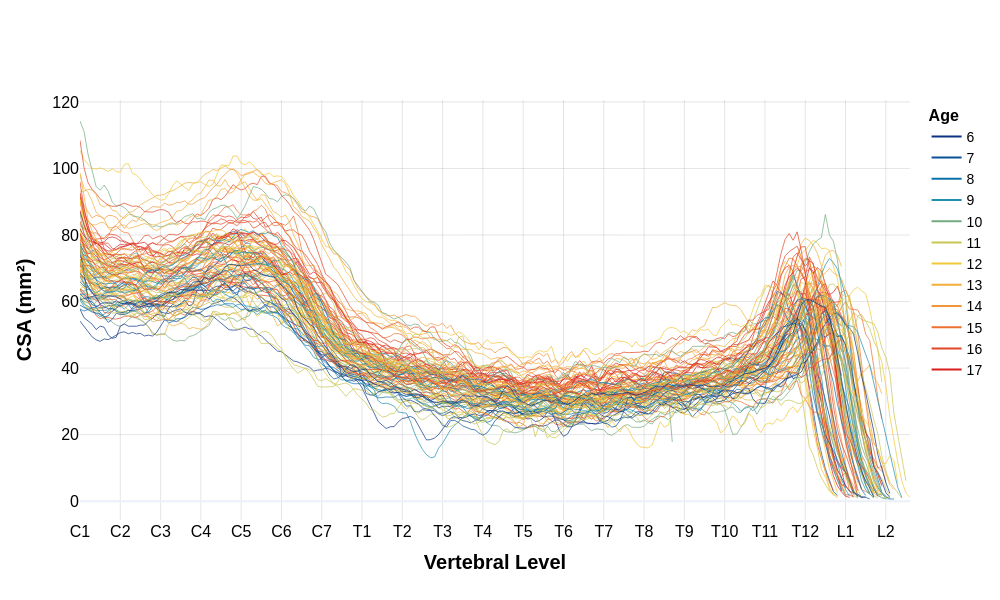
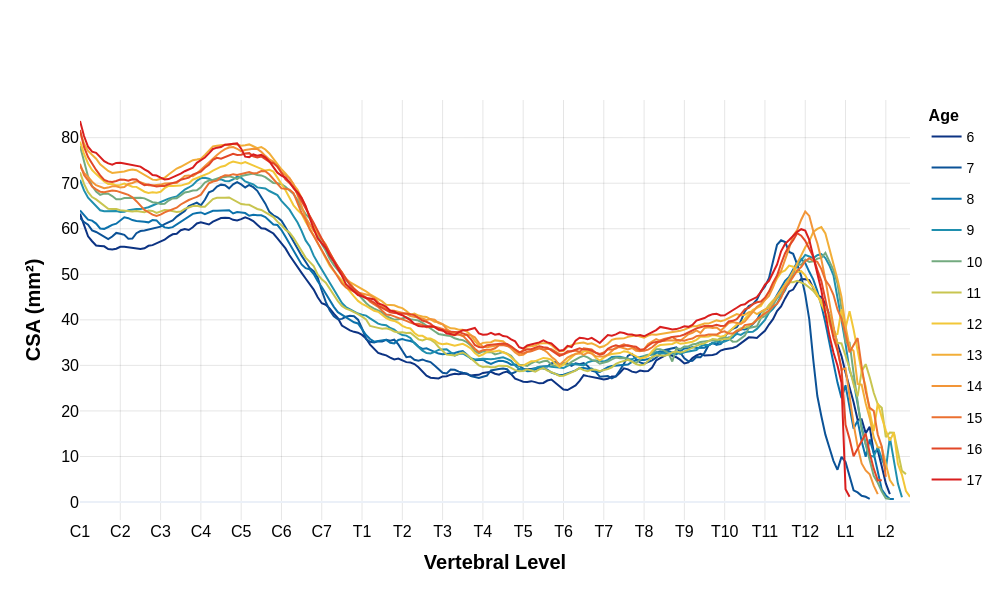

Here is the notebook cell these charts were saved with, in order:
### Markdown cell above
##### 3.1.1 All participants

### Code cell
plot_morphometrics(interpolated_morphometrics_df, 'CSA','CSA (mm²)')
plot_average_morphometrics(interpolated_morphometrics_df, 'CSA','CSA (mm²)')

### Figure 1 — Plotly figure (JSON) as saved in the notebook; plotly's stock layout.template omitted (floating-point values rounded to 4 significant figures; data arrays with more than 128 entries replaced by an {"elided": "..."} marker saying what was removed)
{"data": [{"legendgroup": "17", "line": {"color": "rgb(217, 30, 30)", "width": 1}, "mode": "lines", "name": "17", "opacity": 0.7, "showlegend": false, "type": "scatter", "x": {"elided": "191 float values"}, "y": {"elided": "191 float values"}}, {"legendgroup": "15", "line": {"color": "rgb(235, 112, 49)", "width": 1}, "mode": "lines", "name": "15", "opacity": 0.7, "showlegend": false, "type": "scatter", "x": {"elided": "200 float values"}, "y": {"elided": "200 float values"}}, {"legendgroup": "15", "line": {"color": "rgb(235, 112, 49)", "width": 1}, "mode": "lines", "name": "15", "opacity": 0.7, "showlegend": false, "type": "scatter", "x": {"elided": "197 float values"}, "y": {"elided": "197 float values"}}, {"legendgroup": "16", "line": {"color": "rgb(226, 71, 39)", "width": 1}, "mode": "lines", "name": "16", "opacity": 0.7, "showlegend": false, "type": "scatter", "x": {"elided": "193 float values"}, "y": {"elided": "193 float values"}}, {"legendgroup": "13", "line": {"color": "rgb(242, 174, 56)", "width": 1}, "mode": "lines", "name": "13", "opacity": 0.7, "showlegend": false, "type": "scatter", "x": {"elided": "200 float values"}, "y": {"elided": "200 float values"}}, {"legendgroup": "14", "line": {"color": "rgb(242, 149, 56)", "width": 1}, "mode": "lines", "name": "14", "opacity": 0.7, "showlegend": false, "type": "scatter", "x": {"elided": "195 float values"}, "y": {"elided": "195 float values"}}, {"legendgroup": "14", "line": {"color": "rgb(242, 149, 56)", "width": 1}, "mode": "lines", "name": "14", "opacity": 0.7, "showlegend": false, "type": "scatter", "x": {"elided": "199 float values"}, "y": {"elided": "199 float values"}}, {"legendgroup": "17", "line": {"color": "rgb(217, 30, 30)", "width": 1}, "mode": "lines", "name": "17", "opacity": 0.7, "showlegend": false, "type": "scatter", "x": {"elided": "190 float values"}, "y": {"elided": "190 float values"}}, {"legendgroup": "14", "line": {"color": "rgb(242, 149, 56)", "width": 1}, "mode": "lines", "name": "14", "opacity": 0.7, "showlegend": false, "type": "scatter", "x": {"elided": "190 float values"}, "y": {"elided": "190 float values"}}, {"legendgroup": "14", "line": {"color": "rgb(242, 149, 56)", "width": 1}, "mode": "lines", "name": "14", "opacity": 0.7, "showlegend": false, "type": "scatter", "x": {"elided": "199 float values"}, "y": {"elided": "199 float values"}}, {"legendgroup": "13", "line": {"color": "rgb(242, 174, 56)", "width": 1}, "mode": "lines", "name": "13", "opacity": 0.7, "showlegend": false, "type": "scatter", "x": {"elided": "190 float values"}, "y": {"elided": "190 float values"}}, {"legendgroup": "15", "line": {"color": "rgb(235, 112, 49)", "width": 1}, "mode": "lines", "name": "15", "opacity": 0.7, "showlegend": false, "type": "scatter", "x": {"elided": "190 float values"}, "y": {"elided": "190 float values"}}, {"legendgroup": "12", "line": {"color": "rgb(242, 199, 56)", "width": 1}, "mode": "lines", "name": "12", "opacity": 0.7, "showlegend": false, "type": "scatter", "x": {"elided": "190 float values"}, "y": {"elided": "190 float values"}}, {"legendgroup": "9", "line": {"color": "rgb(31, 143, 174)", "width": 1}, "mode": "lines", "name": "9", "opacity": 0.7, "showlegend": false, "type": "scatter", "x": {"elided": "197 float values"}, "y": {"elided": "197 float values"}}, {"legendgroup": "16", "line": {"color": "rgb(226, 71, 39)", "width": 1}, "mode": "lines", "name": "16", "opacity": 0.7, "showlegend": false, "type": "scatter", "x": {"elided": "190 float values"}, "y": {"elided": "190 float values"}}, {"legendgroup": "17", "line": {"color": "rgb(217, 30, 30)", "width": 1}, "mode": "lines", "name": "17", "opacity": 0.7, "showlegend": false, "type": "scatter", "x": {"elided": "190 float values"}, "y": {"elided": "190 float values"}}, {"legendgroup": "12", "line": {"color": "rgb(242, 199, 56)", "width": 1}, "mode": "lines", "name": "12", "opacity": 0.7, "showlegend": false, "type": "scatter", "x": {"elided": "190 float values"}, "y": {"elided": "190 float values"}}, {"legendgroup": "16", "line": {"color": "rgb(226, 71, 39)", "width": 1}, "mode": "lines", "name": "16", "opacity": 0.7, "showlegend": false, "type": "scatter", "x": {"elided": "190 float values"}, "y": {"elided": "190 float values"}}, {"legendgroup": "10", "line": {"color": "rgb(115, 170, 127)", "width": 1}, "mode": "lines", "name": "10", "opacity": 0.7, "showlegend": false, "type": "scatter", "x": {"elided": "200 float values"}, "y": {"elided": "200 float values"}}, {"legendgroup": "11", "line": {"color": "rgb(200, 197, 80)", "width": 1}, "mode": "lines", "name": "11", "opacity": 0.7, "showlegend": false, "type": "scatter", "x": {"elided": "195 float values"}, "y": {"elided": "195 float values"}}, {"legendgroup": "13", "line": {"color": "rgb(242, 174, 56)", "width": 1}, "mode": "lines", "name": "13", "opacity": 0.7, "showlegend": false, "type": "scatter", "x": {"elided": "190 float values"}, "y": {"elided": "190 float values"}}, {"legendgroup": "11", "line": {"color": "rgb(200, 197, 80)", "width": 1}, "mode": "lines", "name": "11", "opacity": 0.7, "showlegend": false, "type": "scatter", "x": {"elided": "202 float values"}, "y": {"elided": "202 float values"}}, {"legendgroup": "10", "line": {"color": "rgb(115, 170, 127)", "width": 1}, "mode": "lines", "name": "10", "opacity": 0.7, "showlegend": false, "type": "scatter", "x": {"elided": "202 float values"}, "y": {"elided": "202 float values"}}, {"legendgroup": "16", "line": {"color": "rgb(226, 71, 39)", "width": 1}, "mode": "lines", "name": "16", "opacity": 0.7, "showlegend": false, "type": "scatter", "x": {"elided": "190 float values"}, "y": {"elided": "190 float values"}}, {"legendgroup": "15", "line": {"color": "rgb(235, 112, 49)", "width": 1}, "mode": "lines", "name": "15", "opacity": 0.7, "showlegend": false, "type": "scatter", "x": {"elided": "200 float values"}, "y": {"elided": "200 float values"}}, {"legendgroup": "17", "line": {"color": "rgb(217, 30, 30)", "width": 1}, "mode": "lines", "name": "17", "opacity": 0.7, "showlegend": false, "type": "scatter", "x": {"elided": "190 float values"}, "y": {"elided": "190 float values"}}, {"legendgroup": "14", "line": {"color": "rgb(242, 149, 56)", "width": 1}, "mode": "lines", "name": "14", "opacity": 0.7, "showlegend": false, "type": "scatter", "x": {"elided": "190 float values"}, "y": {"elided": "190 float values"}}, {"legendgroup": "11", "line": {"color": "rgb(200, 197, 80)", "width": 1}, "mode": "lines", "name": "11", "opacity": 0.7, "showlegend": false, "type": "scatter", "x": {"elided": "199 float values"}, "y": {"elided": "199 float values"}}, {"legendgroup": "10", "line": {"color": "rgb(115, 170, 127)", "width": 1}, "mode": "lines", "name": "10", "opacity": 0.7, "showlegend": false, "type": "scatter", "x": {"elided": "198 float values"}, "y": {"elided": "198 float values"}}, {"legendgroup": "7", "line": {"color": "rgb(11, 82, 151)", "width": 1}, "mode": "lines", "name": "7", "opacity": 0.7, "showlegend": false, "type": "scatter", "x": {"elided": "189 float values"}, "y": {"elided": "189 float values"}}, {"legendgroup": "15", "line": {"color": "rgb(235, 112, 49)", "width": 1}, "mode": "lines", "name": "15", "opacity": 0.7, "showlegend": false, "type": "scatter", "x": {"elided": "192 float values"}, "y": {"elided": "192 float values"}}, {"legendgroup": "12", "line": {"color": "rgb(242, 199, 56)", "width": 1}, "mode": "lines", "name": "12", "opacity": 0.7, "showlegend": false, "type": "scatter", "x": {"elided": "189 float values"}, "y": {"elided": "189 float values"}}, {"legendgroup": "10", "line": {"color": "rgb(115, 170, 127)", "width": 1}, "mode": "lines", "name": "10", "opacity": 0.7, "showlegend": false, "type": "scatter", "x": {"elided": "148 float values"}, "y": {"elided": "148 float values"}}, {"legendgroup": "11", "line": {"color": "rgb(200, 197, 80)", "width": 1}, "mode": "lines", "name": "11", "opacity": 0.7, "showlegend": false, "type": "scatter", "x": {"elided": "206 float values"}, "y": {"elided": "206 float values"}}, {"legendgroup": "13", "line": {"color": "rgb(242, 174, 56)", "width": 1}, "mode": "lines", "name": "13", "opacity": 0.7, "showlegend": false, "type": "scatter", "x": {"elided": "194 float values"}, "y": {"elided": "194 float values"}}, {"legendgroup": "15", "line": {"color": "rgb(235, 112, 49)", "width": 1}, "mode": "lines", "name": "15", "opacity": 0.7, "showlegend": false, "type": "scatter", "x": {"elided": "201 float values"}, "y": {"elided": "201 float values"}}, {"legendgroup": "16", "line": {"color": "rgb(226, 71, 39)", "width": 1}, "mode": "lines", "name": "16", "opacity": 0.7, "showlegend": false, "type": "scatter", "x": {"elided": "194 float values"}, "y": {"elided": "194 float values"}}, {"legendgroup": "15", "line": {"color": "rgb(235, 112, 49)", "width": 1}, "mode": "lines", "name": "15", "opacity": 0.7, "showlegend": false, "type": "scatter", "x": {"elided": "200 float values"}, "y": {"elided": "200 float values"}}, {"legendgroup": "16", "line": {"color": "rgb(226, 71, 39)", "width": 1}, "mode": "lines", "name": "16", "opacity": 0.7, "showlegend": false, "type": "scatter", "x": {"elided": "188 float values"}, "y": {"elided": "188 float values"}}, {"legendgroup": "16", "line": {"color": "rgb(226, 71, 39)", "width": 1}, "mode": "lines", "name": "16", "opacity": 0.7, "showlegend": false, "type": "scatter", "x": {"elided": "195 float values"}, "y": {"elided": "195 float values"}}, {"legendgroup": "16", "line": {"color": "rgb(226, 71, 39)", "width": 1}, "mode": "lines", "name": "16", "opacity": 0.7, "showlegend": false, "type": "scatter", "x": {"elided": "194 float values"}, "y": {"elided": "194 float values"}}, {"legendgroup": "10", "line": {"color": "rgb(115, 170, 127)", "width": 1}, "mode": "lines", "name": "10", "opacity": 0.7, "showlegend": false, "type": "scatter", "x": [1.0, 1.1, 1.2, 1.3, 1.4, 1.5, 1.6, 1.7, 1.8, 1.9, 2.0, 2.1, 2.2, 2.3, 2.4, 2.5, 2.6, 2.7, 2.8, 2.9, 3.0, 3.1, 3.2, 3.3, 3.4, 3.5, 3.6, 3.7, 3.8, 3.9, 4.0, 4.1, 4.2, 4.3, 4.4, 4.5, 4.6, 4.7, 4.8, 4.9, 5.0, 5.1, 5.2, 5.3, 5.4, 5.5, 5.6, 5.7, 5.8, 5.9, 6.0, 6.1, 6.2, 6.3, 6.4, 6.5, 6.6, 6.7, 6.8, 6.9, 7.0, 7.1, 7.2, 7.3, 7.4, 7.5, 7.6, 7.7, 7.8, 7.9, 8.0, 8.1, 8.2, 8.3, 8.4, 8.5, 8.6, 8.7, 8.8, 8.9, 9.0, 9.1, 9.2, 9.3, 9.4, 9.5, 9.6, 9.7, 9.8, 9.9, 10.0, 10.1, 10.2, 10.3, 10.4, 10.5, 10.6, 10.7, 10.8, 10.9, 11.0, 11.1, 11.2, 11.3, 11.4, 11.5, 11.6, 11.7, 11.8, 11.9, 12.0, 12.1, 12.2, 12.3, 12.4, 12.5, 12.6, 12.7, 12.8, 12.9, 13.0], "y": [86.55, 80.15, 76.3, 73.7, 72.45, 71.55, 71.52, 71.31, 70.79, 70.11, 70.25, 70.71, 70.05, 68.98, 69.56, 70.2, 69.91, 69.67, 70.32, 69.81, 68.74, 68.5, 69.44, 70.1, 70.72, 70.32, 69.92, 70.53, 70.7, 71.03, 72.16, 73.17, 73.58, 73.88, 74.38, 75.88, 76.64, 76.58, 75.53, 74.92, 76.31, 76.84, 76.1, 75.14, 75.83, 76.3, 76.14, 75.32, 75.71, 76.56, 75.47, 74.56, 73.07, 71.86, 70.84, 68.74, 67.78, 66.61, 64.61, 61.71, 59.72, 57.67, 55.47, 54.38, 51.89, 49.64, 46.9, 46.02, 45.26, 44.35, 43.38, 42.07, 41.52, 40.51, 40.3, 40.24, 39.42, 40.88, 42.15, 45.25, 47.54, 48.89, 47.87, 46.69, 45.86, 44.97, 42.63, 40.33, 40.0, 38.08, 37.6, 37.5, 37.31, 36.95, 36.51, 35.84, 36.54, 35.7, 33.85, 33.13, 33.21, 34.91, 35.85, 36.1, 36.87, 38.46, 38.36, 36.68, 35.19, 33.58, 32.27, 31.39, 31.46, 30.93, 31.54, 32.51, 33.09, 31.59, 31.17, 30.08, 28.86]}, {"legendgroup": "12", "line": {"color": "rgb(242, 199, 56)", "width": 1}, "mode": "lines", "name": "12", "opacity": 0.7, "showlegend": false, "type": "scatter", "x": {"elided": "191 float values"}, "y": {"elided": "191 float values"}}, {"legendgroup": "12", "line": {"color": "rgb(242, 199, 56)", "width": 1}, "mode": "lines", "name": "12", "opacity": 0.7, "showlegend": false, "type": "scatter", "x": {"elided": "188 float values"}, "y": {"elided": "188 float values"}}, {"legendgroup": "13", "line": {"color": "rgb(242, 174, 56)", "width": 1}, "mode": "lines", "name": "13", "opacity": 0.7, "showlegend": false, "type": "scatter", "x": {"elided": "200 float values"}, "y": {"elided": "200 float values"}}, {"legendgroup": "12", "line": {"color": "rgb(242, 199, 56)", "width": 1}, "mode": "lines", "name": "12", "opacity": 0.7, "showlegend": false, "type": "scatter", "x": {"elided": "202 float values"}, "y": {"elided": "202 float values"}}, {"legendgroup": "9", "line": {"color": "rgb(31, 143, 174)", "width": 1}, "mode": "lines", "name": "9", "opacity": 0.7, "showlegend": false, "type": "scatter", "x": {"elided": "201 float values"}, "y": {"elided": "201 float values"}}, {"legendgroup": "6", "line": {"color": "rgb(12, 51, 131)", "width": 1}, "mode": "lines", "name": "6", "opacity": 0.7, "showlegend": false, "type": "scatter", "x": {"elided": "202 float values"}, "y": {"elided": "202 float values"}}, {"legendgroup": "9", "line": {"color": "rgb(31, 143, 174)", "width": 1}, "mode": "lines", "name": "9", "opacity": 0.7, "showlegend": false, "type": "scatter", "x": {"elided": "197 float values"}, "y": {"elided": "197 float values"}}, {"legendgroup": "14", "line": {"color": "rgb(242, 149, 56)", "width": 1}, "mode": "lines", "name": "14", "opacity": 0.7, "showlegend": false, "type": "scatter", "x": {"elided": "196 float values"}, "y": {"elided": "196 float values"}}, {"legendgroup": "12", "line": {"color": "rgb(242, 199, 56)", "width": 1}, "mode": "lines", "name": "12", "opacity": 0.7, "showlegend": false, "type": "scatter", "x": {"elided": "198 float values"}, "y": {"elided": "198 float values"}}, {"legendgroup": "13", "line": {"color": "rgb(242, 174, 56)", "width": 1}, "mode": "lines", "name": "13", "opacity": 0.7, "showlegend": false, "type": "scatter", "x": {"elided": "203 float values"}, "y": {"elided": "203 float values"}}, {"legendgroup": "9", "line": {"color": "rgb(31, 143, 174)", "width": 1}, "mode": "lines", "name": "9", "opacity": 0.7, "showlegend": false, "type": "scatter", "x": {"elided": "198 float values"}, "y": {"elided": "198 float values"}}, {"legendgroup": "6", "line": {"color": "rgb(12, 51, 131)", "width": 1}, "mode": "lines", "name": "6", "opacity": 0.7, "showlegend": false, "type": "scatter", "x": {"elided": "196 float values"}, "y": {"elided": "196 float values"}}, {"legendgroup": "17", "line": {"color": "rgb(217, 30, 30)", "width": 1}, "mode": "lines", "name": "17", "opacity": 0.7, "showlegend": false, "type": "scatter", "x": {"elided": "192 float values"}, "y": {"elided": "192 float values"}}, {"legendgroup": "13", "line": {"color": "rgb(242, 174, 56)", "width": 1}, "mode": "lines", "name": "13", "opacity": 0.7, "showlegend": false, "type": "scatter", "x": {"elided": "190 float values"}, "y": {"elided": "190 float values"}}, {"legendgroup": "16", "line": {"color": "rgb(226, 71, 39)", "width": 1}, "mode": "lines", "name": "16", "opacity": 0.7, "showlegend": false, "type": "scatter", "x": {"elided": "199 float values"}, "y": {"elided": "199 float values"}}, {"legendgroup": "12", "line": {"color": "rgb(242, 199, 56)", "width": 1}, "mode": "lines", "name": "12", "opacity": 0.7, "showlegend": false, "type": "scatter", "x": {"elided": "189 float values"}, "y": {"elided": "189 float values"}}, {"legendgroup": "12", "line": {"color": "rgb(242, 199, 56)", "width": 1}, "mode": "lines", "name": "12", "opacity": 0.7, "showlegend": false, "type": "scatter", "x": {"elided": "207 float values"}, "y": {"elided": "207 float values"}}, {"legendgroup": "9", "line": {"color": "rgb(31, 143, 174)", "width": 1}, "mode": "lines", "name": "9", "opacity": 0.7, "showlegend": false, "type": "scatter", "x": {"elided": "205 float values"}, "y": {"elided": "205 float values"}}, {"legendgroup": "17", "line": {"color": "rgb(217, 30, 30)", "width": 1}, "mode": "lines", "name": "17", "opacity": 0.7, "showlegend": false, "type": "scatter", "x": {"elided": "190 float values"}, "y": {"elided": "190 float values"}}, {"legendgroup": "11", "line": {"color": "rgb(200, 197, 80)", "width": 1}, "mode": "lines", "name": "11", "opacity": 0.7, "showlegend": false, "type": "scatter", "x": {"elided": "189 float values"}, "y": {"elided": "189 float values"}}, {"legendgroup": "9", "line": {"color": "rgb(31, 143, 174)", "width": 1}, "mode": "lines", "name": "9", "opacity": 0.7, "showlegend": false, "type": "scatter", "x": {"elided": "201 float values"}, "y": {"elided": "201 float values"}}, {"legendgroup": "9", "line": {"color": "rgb(31, 143, 174)", "width": 1}, "mode": "lines", "name": "9", "opacity": 0.7, "showlegend": false, "type": "scatter", "x": {"elided": "198 float values"}, "y": {"elided": "198 float values"}}, {"legendgroup": "8", "line": {"color": "rgb(11, 113, 171)", "width": 1}, "mode": "lines", "name": "8", "opacity": 0.7, "showlegend": false, "type": "scatter", "x": {"elided": "203 float values"}, "y": {"elided": "203 float values"}}, {"legendgroup": "8", "line": {"color": "rgb(11, 113, 171)", "width": 1}, "mode": "lines", "name": "8", "opacity": 0.7, "showlegend": false, "type": "scatter", "x": {"elided": "196 float values"}, "y": {"elided": "196 float values"}}, {"legendgroup": "8", "line": {"color": "rgb(11, 113, 171)", "width": 1}, "mode": "lines", "name": "8", "opacity": 0.7, "showlegend": false, "type": "scatter", "x": {"elided": "190 float values"}, "y": {"elided": "190 float values"}}, {"legendgroup": "16", "line": {"color": "rgb(226, 71, 39)", "width": 1}, "mode": "lines", "name": "16", "opacity": 0.7, "showlegend": false, "type": "scatter", "x": {"elided": "200 float values"}, "y": {"elided": "200 float values"}}, {"legendgroup": "11", "line": {"color": "rgb(200, 197, 80)", "width": 1}, "mode": "lines", "name": "11", "opacity": 0.7, "showlegend": false, "type": "scatter", "x": {"elided": "205 float values"}, "y": {"elided": "205 float values"}}, {"legendgroup": "6", "line": {"color": "rgb(12, 51, 131)", "width": 1}, "mode": "lines", "name": "6", "opacity": 0.7, "showlegend": false, "type": "scatter", "x": {"elided": "202 float values"}, "y": {"elided": "202 float values"}}, {"legendgroup": "11", "line": {"color": "rgb(200, 197, 80)", "width": 1}, "mode": "lines", "name": "11", "opacity": 0.7, "showlegend": false, "type": "scatter", "x": {"elided": "194 float values"}, "y": {"elided": "194 float values"}}, {"legendgroup": "13", "line": {"color": "rgb(242, 174, 56)", "width": 1}, "mode": "lines", "name": "13", "opacity": 0.7, "showlegend": false, "type": "scatter", "x": {"elided": "199 float values"}, "y": {"elided": "199 float values"}}, {"legendgroup": "6", "line": {"color": "rgb(12, 51, 131)", "width": 1}, "mode": "lines", "name": "6", "opacity": 0.7, "showlegend": false, "type": "scatter", "x": {"elided": "194 float values"}, "y": {"elided": "194 float values"}}, {"legendgroup": "12", "line": {"color": "rgb(242, 199, 56)", "width": 1}, "mode": "lines", "name": "12", "opacity": 0.7, "showlegend": false, "type": "scatter", "x": {"elided": "204 float values"}, "y": {"elided": "204 float values"}}, {"legendgroup": "16", "line": {"color": "rgb(226, 71, 39)", "width": 1}, "mode": "lines", "name": "16", "opacity": 0.7, "showlegend": false, "type": "scatter", "x": {"elided": "193 float values"}, "y": {"elided": "193 float values"}}, {"legendgroup": "15", "line": {"color": "rgb(235, 112, 49)", "width": 1}, "mode": "lines", "name": "15", "opacity": 0.7, "showlegend": false, "type": "scatter", "x": {"elided": "193 float values"}, "y": {"elided": "193 float values"}}, {"legendgroup": "13", "line": {"color": "rgb(242, 174, 56)", "width": 1}, "mode": "lines", "name": "13", "opacity": 0.7, "showlegend": false, "type": "scatter", "x": {"elided": "192 float values"}, "y": {"elided": "192 float values"}}, {"legendgroup": "9", "line": {"color": "rgb(31, 143, 174)", "width": 1}, "mode": "lines", "name": "9", "opacity": 0.7, "showlegend": false, "type": "scatter", "x": {"elided": "192 float values"}, "y": {"elided": "192 float values"}}, {"legendgroup": "11", "line": {"color": "rgb(200, 197, 80)", "width": 1}, "mode": "lines", "name": "11", "opacity": 0.7, "showlegend": false, "type": "scatter", "x": {"elided": "194 float values"}, "y": {"elided": "194 float values"}}, {"legendgroup": "16", "line": {"color": "rgb(226, 71, 39)", "width": 1}, "mode": "lines", "name": "16", "opacity": 0.7, "showlegend": false, "type": "scatter", "x": {"elided": "193 float values"}, "y": {"elided": "193 float values"}}, {"legendgroup": "8", "line": {"color": "rgb(11, 113, 171)", "width": 1}, "mode": "lines", "name": "8", "opacity": 0.7, "showlegend": false, "type": "scatter", "x": {"elided": "193 float values"}, "y": {"elided": "193 float values"}}, {"legendgroup": "10", "line": {"color": "rgb(115, 170, 127)", "width": 1}, "mode": "lines", "name": "10", "opacity": 0.7, "showlegend": false, "type": "scatter", "x": {"elided": "200 float values"}, "y": {"elided": "200 float values"}}, {"legendgroup": "11", "line": {"color": "rgb(200, 197, 80)", "width": 1}, "mode": "lines", "name": "11", "opacity": 0.7, "showlegend": false, "type": "scatter", "x": {"elided": "200 float values"}, "y": {"elided": "200 float values"}}, {"legendgroup": "7", "line": {"color": "rgb(11, 82, 151)", "width": 1}, "mode": "lines", "name": "7", "opacity": 0.7, "showlegend": false, "type": "scatter", "x": {"elided": "197 float values"}, "y": {"elided": "197 float values"}}, {"legendgroup": "10", "line": {"color": "rgb(115, 170, 127)", "width": 1}, "mode": "lines", "name": "10", "opacity": 0.7, "showlegend": false, "type": "scatter", "x": {"elided": "191 float values"}, "y": {"elided": "191 float values"}}, {"legendgroup": "11", "line": {"color": "rgb(200, 197, 80)", "width": 1}, "mode": "lines", "name": "11", "opacity": 0.7, "showlegend": false, "type": "scatter", "x": {"elided": "201 float values"}, "y": {"elided": "201 float values"}}, {"legendgroup": "12", "line": {"color": "rgb(242, 199, 56)", "width": 1}, "mode": "lines", "name": "12", "opacity": 0.7, "showlegend": false, "type": "scatter", "x": {"elided": "198 float values"}, "y": {"elided": "198 float values"}}, {"legendgroup": "11", "line": {"color": "rgb(200, 197, 80)", "width": 1}, "mode": "lines", "name": "11", "opacity": 0.7, "showlegend": false, "type": "scatter", "x": {"elided": "194 float values"}, "y": {"elided": "194 float values"}}, {"legendgroup": "16", "line": {"color": "rgb(226, 71, 39)", "width": 1}, "mode": "lines", "name": "16", "opacity": 0.7, "showlegend": false, "type": "scatter", "x": {"elided": "193 float values"}, "y": {"elided": "193 float values"}}, {"legendgroup": "16", "line": {"color": "rgb(226, 71, 39)", "width": 1}, "mode": "lines", "name": "16", "opacity": 0.7, "showlegend": false, "type": "scatter", "x": {"elided": "190 float values"}, "y": {"elided": "190 float values"}}, {"legendgroup": "13", "line": {"color": "rgb(242, 174, 56)", "width": 1}, "mode": "lines", "name": "13", "opacity": 0.7, "showlegend": false, "type": "scatter", "x": {"elided": "190 float values"}, "y": {"elided": "190 float values"}}, {"legendgroup": "13", "line": {"color": "rgb(242, 174, 56)", "width": 1}, "mode": "lines", "name": "13", "opacity": 0.7, "showlegend": false, "type": "scatter", "x": {"elided": "200 float values"}, "y": {"elided": "200 float values"}}, {"legendgroup": "6", "line": {"color": "rgb(12, 51, 131)", "width": 1}, "mode": "lines", "name": "6", "opacity": 0.7, "showlegend": false, "type": "scatter", "x": {"elided": "198 float values"}, "y": {"elided": "198 float values"}}, {"line": {"color": "rgb(12, 51, 131)", "width": 2}, "mode": "lines", "name": "6", "showlegend": true, "type": "scatter", "x": [null], "y": [null]}, {"line": {"color": "rgb(11, 82, 151)", "width": 2}, "mode": "lines", "name": "7", "showlegend": true, "type": "scatter", "x": [null], "y": [null]}, {"line": {"color": "rgb(11, 113, 171)", "width": 2}, "mode": "lines", "name": "8", "showlegend": true, "type": "scatter", "x": [null], "y": [null]}, {"line": {"color": "rgb(31, 143, 174)", "width": 2}, "mode": "lines", "name": "9", "showlegend": true, "type": "scatter", "x": [null], "y": [null]}, {"line": {"color": "rgb(115, 170, 127)", "width": 2}, "mode": "lines", "name": "10", "showlegend": true, "type": "scatter", "x": [null], "y": [null]}, {"line": {"color": "rgb(200, 197, 80)", "width": 2}, "mode": "lines", "name": "11", "showlegend": true, "type": "scatter", "x": [null], "y": [null]}, {"line": {"color": "rgb(242, 199, 56)", "width": 2}, "mode": "lines", "name": "12", "showlegend": true, "type": "scatter", "x": [null], "y": [null]}, {"line": {"color": "rgb(242, 174, 56)", "width": 2}, "mode": "lines", "name": "13", "showlegend": true, "type": "scatter", "x": [null], "y": [null]}, {"line": {"color": "rgb(242, 149, 56)", "width": 2}, "mode": "lines", "name": "14", "showlegend": true, "type": "scatter", "x": [null], "y": [null]}, {"line": {"color": "rgb(235, 112, 49)", "width": 2}, "mode": "lines", "name": "15", "showlegend": true, "type": "scatter", "x": [null], "y": [null]}, {"line": {"color": "rgb(226, 71, 39)", "width": 2}, "mode": "lines", "name": "16", "showlegend": true, "type": "scatter", "x": [null], "y": [null]}, {"line": {"color": "rgb(217, 30, 30)", "width": 2}, "mode": "lines", "name": "17", "showlegend": true, "type": "scatter", "x": [null], "y": [null]}], "layout": {"height": 600, "legend": {"font": {"color": "black", "family": "Arial", "size": 14}, "title": {"font": {"color": "black", "family": "Arial", "size": 16, "weight": "bold"}, "text": "Age"}}, "title": {"text": " "}, "width": 1000, "xaxis": {"gridcolor": "rgba(0, 0, 0, 0.1)", "tickangle": 0, "tickcolor": "black", "tickfont": {"color": "black", "family": "Arial", "size": 16}, "tickmode": "array", "ticktext": ["C1", "C2", "C3", "C4", "C5", "C6", "C7", "T1", "T2", "T3", "T4", "T5", "T6", "T7", "T8", "T9", "T10", "T11", "T12", "L1", "L2"], "tickvals": [1, 2, 3, 4, 5, 6, 7, 8, 9, 10, 11, 12, 13, 14, 15, 16, 17, 18, 19, 20, 21], "title": {"font": {"color": "black", "family": "Arial", "size": 20, "weight": "bold"}, "text": "Vertebral Level"}}, "yaxis": {"gridcolor": "rgba(0, 0, 0, 0.1)", "tickcolor": "black", "tickfont": {"color": "black", "family": "Arial", "size": 16}, "title": {"font": {"color": "black", "family": "Arial", "size": 20, "weight": "bold"}, "text": "CSA (mm²)"}}}}

### Figure 2 — Plotly figure (JSON) as saved in the notebook; plotly's stock layout.template omitted (floating-point values rounded to 4 significant figures; data arrays with more than 128 entries replaced by an {"elided": "..."} marker saying what was removed)
{"data": [{"legendgroup": "Age 6", "line": {"color": "rgb(12, 51, 131)", "width": 2}, "marker": {"size": 6}, "mode": "lines", "name": "6", "type": "scatter", "x": {"elided": "202 float values"}, "y": {"elided": "202 float values"}}, {"legendgroup": "Age 7", "line": {"color": "rgb(11, 82, 151)", "width": 2}, "marker": {"size": 6}, "mode": "lines", "name": "7", "type": "scatter", "x": {"elided": "197 float values"}, "y": {"elided": "197 float values"}}, {"legendgroup": "Age 8", "line": {"color": "rgb(11, 113, 171)", "width": 2}, "marker": {"size": 6}, "mode": "lines", "name": "8", "type": "scatter", "x": {"elided": "203 float values"}, "y": {"elided": "203 float values"}}, {"legendgroup": "Age 9", "line": {"color": "rgb(31, 143, 174)", "width": 2}, "marker": {"size": 6}, "mode": "lines", "name": "9", "type": "scatter", "x": {"elided": "205 float values"}, "y": {"elided": "205 float values"}}, {"legendgroup": "Age 10", "line": {"color": "rgb(115, 170, 127)", "width": 2}, "marker": {"size": 6}, "mode": "lines", "name": "10", "type": "scatter", "x": {"elided": "202 float values"}, "y": {"elided": "202 float values"}}, {"legendgroup": "Age 11", "line": {"color": "rgb(200, 197, 80)", "width": 2}, "marker": {"size": 6}, "mode": "lines", "name": "11", "type": "scatter", "x": {"elided": "206 float values"}, "y": {"elided": "206 float values"}}, {"legendgroup": "Age 12", "line": {"color": "rgb(242, 199, 56)", "width": 2}, "marker": {"size": 6}, "mode": "lines", "name": "12", "type": "scatter", "x": {"elided": "207 float values"}, "y": {"elided": "207 float values"}}, {"legendgroup": "Age 13", "line": {"color": "rgb(242, 174, 56)", "width": 2}, "marker": {"size": 6}, "mode": "lines", "name": "13", "type": "scatter", "x": {"elided": "203 float values"}, "y": {"elided": "203 float values"}}, {"legendgroup": "Age 14", "line": {"color": "rgb(242, 149, 56)", "width": 2}, "marker": {"size": 6}, "mode": "lines", "name": "14", "type": "scatter", "x": {"elided": "199 float values"}, "y": {"elided": "199 float values"}}, {"legendgroup": "Age 15", "line": {"color": "rgb(235, 112, 49)", "width": 2}, "marker": {"size": 6}, "mode": "lines", "name": "15", "type": "scatter", "x": {"elided": "201 float values"}, "y": {"elided": "201 float values"}}, {"legendgroup": "Age 16", "line": {"color": "rgb(226, 71, 39)", "width": 2}, "marker": {"size": 6}, "mode": "lines", "name": "16", "type": "scatter", "x": {"elided": "200 float values"}, "y": {"elided": "200 float values"}}, {"legendgroup": "Age 17", "line": {"color": "rgb(217, 30, 30)", "width": 2}, "marker": {"size": 6}, "mode": "lines", "name": "17", "type": "scatter", "x": {"elided": "192 float values"}, "y": {"elided": "192 float values"}}], "layout": {"height": 600, "legend": {"font": {"color": "black", "family": "Arial", "size": 14}, "title": {"font": {"color": "black", "family": "Arial", "size": 16, "weight": "bold"}, "text": "Age"}}, "title": {"text": " "}, "width": 1000, "xaxis": {"gridcolor": "rgba(0, 0, 0, 0.1)", "tickangle": 0, "tickcolor": "black", "tickfont": {"color": "black", "family": "Arial", "size": 16}, "tickmode": "array", "ticktext": ["C1", "C2", "C3", "C4", "C5", "C6", "C7", "T1", "T2", "T3", "T4", "T5", "T6", "T7", "T8", "T9", "T10", "T11", "T12", "L1", "L2"], "tickvals": [1, 2, 3, 4, 5, 6, 7, 8, 9, 10, 11, 12, 13, 14, 15, 16, 17, 18, 19, 20, 21], "title": {"font": {"color": "black", "family": "Arial", "size": 20, "weight": "bold"}, "text": "Vertebral Level"}}, "yaxis": {"gridcolor": "rgba(0, 0, 0, 0.1)", "tickcolor": "black", "tickfont": {"color": "black", "family": "Arial", "size": 16}, "title": {"font": {"color": "black", "family": "Arial", "size": 20, "weight": "bold"}, "text": "CSA (mm²)"}}}}
